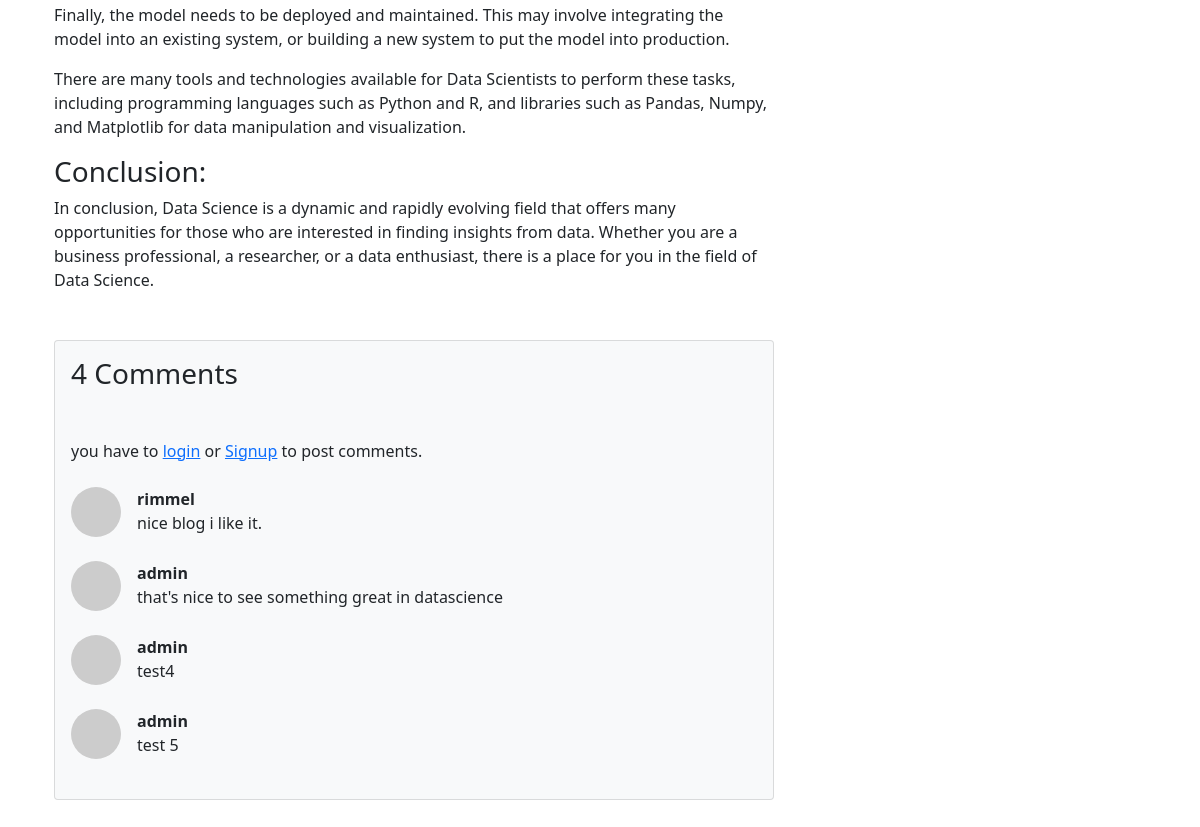
The app's page /getblog/3 (lower part), older data.
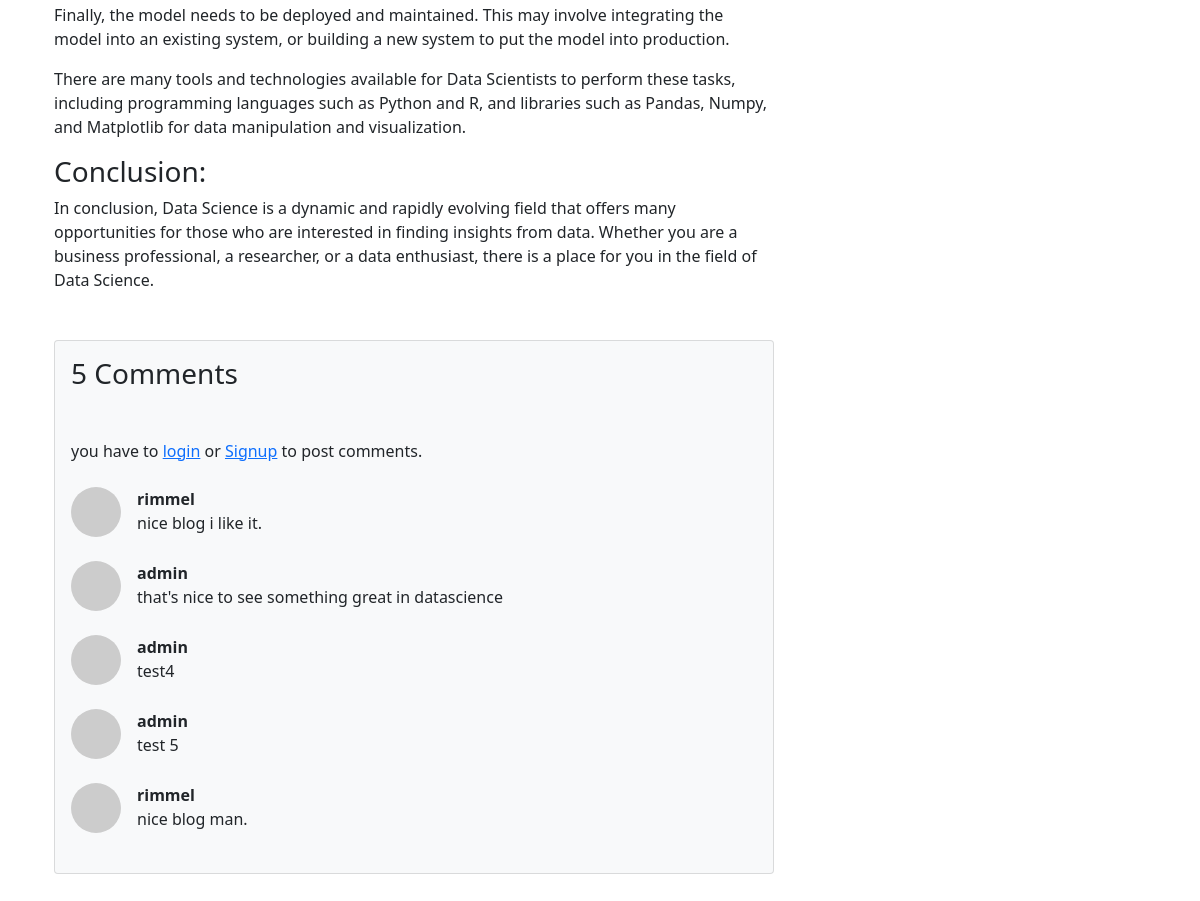
The same page, newer data.
### blog/models.py (models this page shows, shortened)
class Comment(models.Model):
    post = models.ForeignKey(Post, on_delete=models.CASCADE, related_name='comments')
    author = models.ForeignKey(User, on_delete=models.CASCADE)
    content = models.TextField()
    date_posted = models.DateTimeField(auto_now_add=True)

### blog/views.py (the view)
# urls.py: path("getblog/<int:id>",views.getblog,name="getblog"),
def getblog(request,id):
    blog = Post.objects.filter(id=id).first()
    blog.increment()
    blog.save()
    tags_obj = Tags.objects.filter(post=blog).first()
    if tags_obj is None:
        tags = []
    else:
        tags = [i for i in tags_obj.tags.split("#")][1:]
    print(tags)
    html_content = markdown.markdown(blog.content)
    author_blogs = Post.objects.filter(author=blog.author)
    comments = Comment.objects.filter(post=blog)
    no = len(comments)
    return render(request,"blog_view.html",{"tags":tags,"blog":blog,"blog_markdown":html_content,"author_blogs":author_blogs,"comments":comments,"no":no})

### blog/models.py (called while the page is built)
    def increment(self):
        self.views += 1

### blog/templates/blog_view.html (shortened to what this page needs)
{% extends 'base.html' %}
{% load static %}
{% block stylesheet %}
<link rel="stylesheet" href="{% static 'blog/css/blog_view.css' %}">
{% endblock stylesheet %}
{% block content %}
<div class="container mt-5">
    <div class="row">
        <div class="col-lg-8">
            <article>
                <section class="mb-5">
                    {{ blog_markdown|safe }}
                </section>
            </article>
            <section class="mb-5">
                <div class="card bg-light">
                    <div class="card-body">
                        <h3 class="fw mb-5">{{ no }} Comments</h3>
                        {% if user.is_authenticated %}
                        <form class="mb-4" method="post" action="{% url 'post_comments' blog.id user.id %}" ><textarea class="form-control" name="comment" rows="3" placeholder="Join the discussion and leave a comment!"></textarea><br>
                        {% csrf_token %}
                        <button class="btn btn-primary">Comment</button>
                        {% else %}
                        you have to <a href="/login">login</a> or <a href="/register">Signup</a> to post comments.
                        <br><br>
                        {% endif %}
                        {% for i in comments %}
                        <div class="d-flex">
                            <div class="flex-shrink-0"><img class="rounded-circle" src="https://dummyimage.com/50x50/ced4da/6c757d.jpg" alt="..." /></div>
                            <div class="ms-3">
                                <div class="fw-bold">{{ i.author.username }}</div>
                                {{ i.content }}
                            </div>
                        </div>
                        <br>
                        {% endfor %}
                    </div>
                </div>
            </section>
        </div>
        <div class="col-lg-4">
    </div>
</div>
{% endblock %}

Row changes from the older to the newer data that the page shows:
added Comment: author.username "rimmel", content "nice blog man."
Text that changed along with them:
{{ no }}: "4" → "5"
